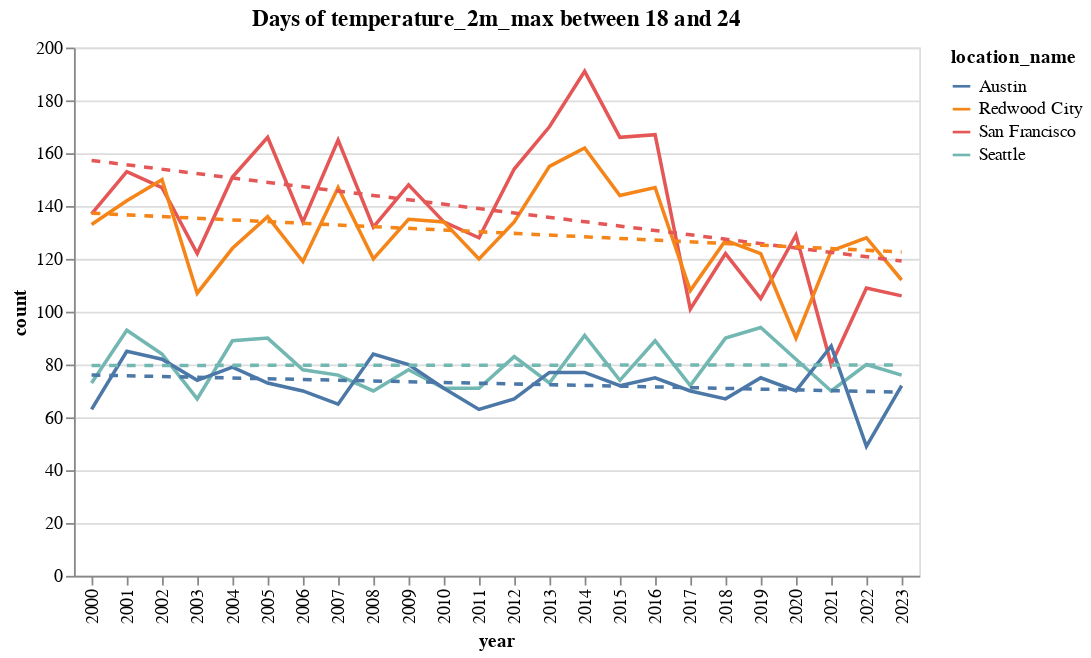
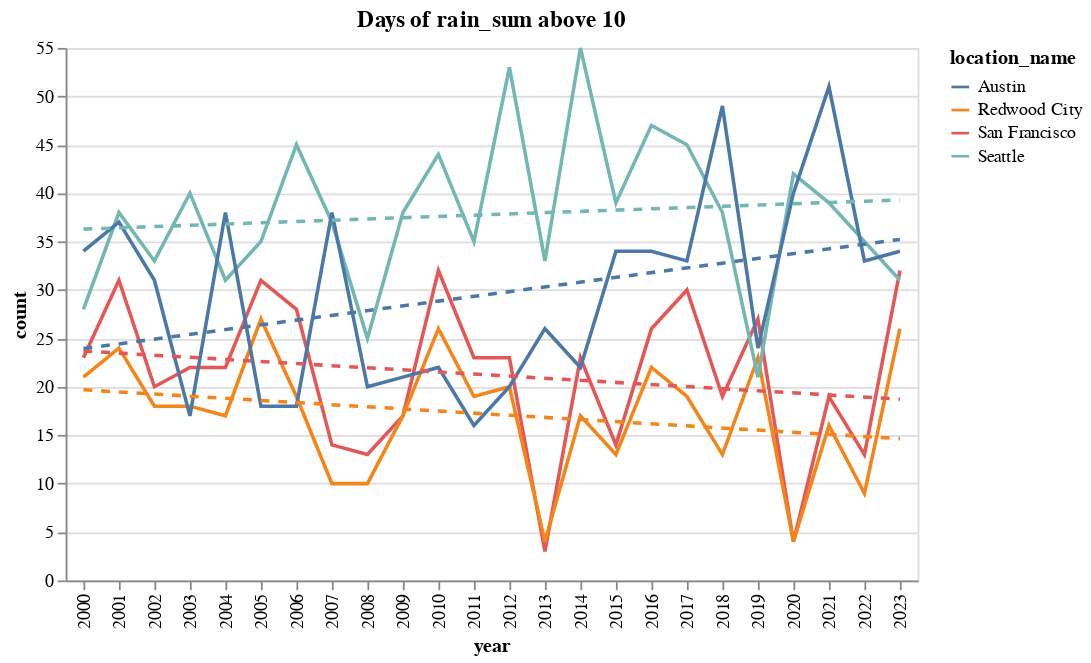

Notebook cell for these charts, in order:
### Markdown cell above
This time the result is far more detailed, and includes time series charts!

### Code cell
display_claude_response(response)

### Figure 1 — Vega-Lite specification as saved in the notebook (floating-point values rounded to 4 significant figures)
{"config": {"view": {"continuousWidth": 300, "continuousHeight": 300}}, "layer": [{"mark": {"type": "line"}, "encoding": {"color": {"field": "location_name", "type": "nominal"}, "x": {"field": "year", "type": "ordinal"}, "y": {"field": "count", "type": "quantitative"}}}, {"mark": {"type": "line", "strokeDash": [5, 5]}, "encoding": {"color": {"field": "location_name", "type": "nominal"}, "x": {"field": "year", "type": "ordinal"}, "y": {"field": "count", "type": "quantitative"}}, "transform": [{"on": "year", "regression": "count", "groupby": ["location_name"]}]}], "data": {"name": "data-95837408ace9b8cdd5fb7ecdace10dfc"}, "datasets": {"data-95837408ace9b8cdd5fb7ecdace10dfc": [{"year": 2000, "count": 137, "location_name": "San Francisco"}, {"year": 2001, "count": 153, "location_name": "San Francisco"}, {"year": 2002, "count": 147, "location_name": "San Francisco"}, {"year": 2003, "count": 122, "location_name": "San Francisco"}, {"year": 2004, "count": 151, "location_name": "San Francisco"}, {"year": 2005, "count": 166, "location_name": "San Francisco"}, {"year": 2006, "count": 134, "location_name": "San Francisco"}, {"year": 2007, "count": 165, "location_name": "San Francisco"}, {"year": 2008, "count": 132, "location_name": "San Francisco"}, {"year": 2009, "count": 148, "location_name": "San Francisco"}, {"year": 2010, "count": 134, "location_name": "San Francisco"}, {"year": 2011, "count": 128, "location_name": "San Francisco"}, {"year": 2012, "count": 154, "location_name": "San Francisco"}, {"year": 2013, "count": 170, "location_name": "San Francisco"}, {"year": 2014, "count": 191, "location_name": "San Francisco"}, {"year": 2015, "count": 166, "location_name": "San Francisco"}, {"year": 2016, "count": 167, "location_name": "San Francisco"}, {"year": 2017, "count": 101, "location_name": "San Francisco"}, {"year": 2018, "count": 122, "location_name": "San Francisco"}, {"year": 2019, "count": 105, "location_name": "San Francisco"}, {"year": 2020, "count": 129, "location_name": "San Francisco"}, {"year": 2021, "count": 80, "location_name": "San Francisco"}, {"year": 2022, "count": 109, "location_name": "San Francisco"}, {"year": 2023, "count": 106, "location_name": "San Francisco"}, {"year": 2000, "count": 133, "location_name": "Redwood City"}, {"year": 2001, "count": 142, "location_name": "Redwood City"}, {"year": 2002, "count": 150, "location_name": "Redwood City"}, {"year": 2003, "count": 107, "location_name": "Redwood City"}, {"year": 2004, "count": 124, "location_name": "Redwood City"}, {"year": 2005, "count": 136, "location_name": "Redwood City"}, {"year": 2006, "count": 119, "location_name": "Redwood City"}, {"year": 2007, "count": 147, "location_name": "Redwood City"}, {"year": 2008, "count": 120, "location_name": "Redwood City"}, {"year": 2009, "count": 135, "location_name": "Redwood City"}, {"year": 2010, "count": 134, "location_name": "Redwood City"}, {"year": 2011, "count": 120, "location_name": "Redwood City"}, {"year": 2012, "count": 134, "location_name": "Redwood City"}, {"year": 2013, "count": 155, "location_name": "Redwood City"}, {"year": 2014, "count": 162, "location_name": "Redwood City"}, {"year": 2015, "count": 144, "location_name": "Redwood City"}, {"year": 2016, "count": 147, "location_name": "Redwood City"}, {"year": 2017, "count": 108, "location_name": "Redwood City"}, {"year": 2018, "count": 127, "location_name": "Redwood City"}, {"year": 2019, "count": 122, "location_name": "Redwood City"}, {"year": 2020, "count": 90, "location_name": "Redwood City"}, {"year": 2021, "count": 123, "location_name": "Redwood City"}, {"year": 2022, "count": 128, "location_name": "Redwood City"}, {"year": 2023, "count": 112, "location_name": "Redwood City"}, {"year": 2000, "count": 73, "location_name": "Seattle"}, {"year": 2001, "count": 93, "location_name": "Seattle"}, {"year": 2002, "count": 84, "location_name": "Seattle"}, {"year": 2003, "count": 67, "location_name": "Seattle"}, {"year": 2004, "count": 89, "location_name": "Seattle"}, {"year": 2005, "count": 90, "location_name": "Seattle"}, {"year": 2006, "count": 78, "location_name": "Seattle"}, {"year": 2007, "count": 76, "location_name": "Seattle"}, {"year": 2008, "count": 70, "location_name": "Seattle"}, {"year": 2009, "count": 78, "location_name": "Seattle"}, {"year": 2010, "count": 71, "location_name": "Seattle"}, {"year": 2011, "count": 71, "location_name": "Seattle"}, {"year": 2012, "count": 83, "location_name": "Seattle"}, {"year": 2013, "count": 73, "location_name": "Seattle"}, {"year": 2014, "count": 91, "location_name": "Seattle"}, {"year": 2015, "count": 74, "location_name": "Seattle"}, {"year": 2016, "count": 89, "location_name": "Seattle"}, {"year": 2017, "count": 72, "location_name": "Seattle"}, {"year": 2018, "count": 90, "location_name": "Seattle"}, {"year": 2019, "count": 94, "location_name": "Seattle"}, {"year": 2020, "count": 82, "location_name": "Seattle"}, {"year": 2021, "count": 70, "location_name": "Seattle"}, {"year": 2022, "count": 80, "location_name": "Seattle"}, {"year": 2023, "count": 76, "location_name": "Seattle"}, {"year": 2000, "count": 63, "location_name": "Austin"}, {"year": 2001, "count": 85, "location_name": "Austin"}, {"year": 2002, "count": 82, "location_name": "Austin"}, {"year": 2003, "count": 74, "location_name": "Austin"}, {"year": 2004, "count": 79, "location_name": "Austin"}, {"year": 2005, "count": 73, "location_name": "Austin"}, {"year": 2006, "count": 70, "location_name": "Austin"}, {"year": 2007, "count": 65, "location_name": "Austin"}, {"year": 2008, "count": 84, "location_name": "Austin"}, {"year": 2009, "count": 80, "location_name": "Austin"}, {"year": 2010, "count": 71, "location_name": "Austin"}, {"year": 2011, "count": 63, "location_name": "Austin"}, {"year": 2012, "count": 67, "location_name": "Austin"}, {"year": 2013, "count": 77, "location_name": "Austin"}, {"year": 2014, "count": 77, "location_name": "Austin"}, {"year": 2015, "count": 72, "location_name": "Austin"}, {"year": 2016, "count": 75, "location_name": "Austin"}, {"year": 2017, "count": 70, "location_name": "Austin"}, {"year": 2018, "count": 67, "location_name": "Austin"}, {"year": 2019, "count": 75, "location_name": "Austin"}, {"year": 2020, "count": 70, "location_name": "Austin"}, {"year": 2021, "count": 87, "location_name": "Austin"}, {"year": 2022, "count": 49, "location_name": "Austin"}, {"year": 2023, "count": 72, "location_name": "Austin"}]}, "title": "Days of temperature_2m_max between 18 and 24", "$schema": "https://vega.github.io/schema/vega-lite/v5.20.1.json"}

### Figure 2 — Vega-Lite specification as saved in the notebook (floating-point values rounded to 4 significant figures)
{"config": {"view": {"continuousWidth": 300, "continuousHeight": 300}}, "layer": [{"mark": {"type": "line"}, "encoding": {"color": {"field": "location_name", "type": "nominal"}, "x": {"field": "year", "type": "ordinal"}, "y": {"field": "count", "type": "quantitative"}}}, {"mark": {"type": "line", "strokeDash": [5, 5]}, "encoding": {"color": {"field": "location_name", "type": "nominal"}, "x": {"field": "year", "type": "ordinal"}, "y": {"field": "count", "type": "quantitative"}}, "transform": [{"on": "year", "regression": "count", "groupby": ["location_name"]}]}], "data": {"name": "data-19577122cd0d4bbe3f03f9f7724f55aa"}, "datasets": {"data-19577122cd0d4bbe3f03f9f7724f55aa": [{"year": 2000, "count": 23, "location_name": "San Francisco"}, {"year": 2001, "count": 31, "location_name": "San Francisco"}, {"year": 2002, "count": 20, "location_name": "San Francisco"}, {"year": 2003, "count": 22, "location_name": "San Francisco"}, {"year": 2004, "count": 22, "location_name": "San Francisco"}, {"year": 2005, "count": 31, "location_name": "San Francisco"}, {"year": 2006, "count": 28, "location_name": "San Francisco"}, {"year": 2007, "count": 14, "location_name": "San Francisco"}, {"year": 2008, "count": 13, "location_name": "San Francisco"}, {"year": 2009, "count": 17, "location_name": "San Francisco"}, {"year": 2010, "count": 32, "location_name": "San Francisco"}, {"year": 2011, "count": 23, "location_name": "San Francisco"}, {"year": 2012, "count": 23, "location_name": "San Francisco"}, {"year": 2013, "count": 3, "location_name": "San Francisco"}, {"year": 2014, "count": 23, "location_name": "San Francisco"}, {"year": 2015, "count": 14, "location_name": "San Francisco"}, {"year": 2016, "count": 26, "location_name": "San Francisco"}, {"year": 2017, "count": 30, "location_name": "San Francisco"}, {"year": 2018, "count": 19, "location_name": "San Francisco"}, {"year": 2019, "count": 27, "location_name": "San Francisco"}, {"year": 2020, "count": 4, "location_name": "San Francisco"}, {"year": 2021, "count": 19, "location_name": "San Francisco"}, {"year": 2022, "count": 13, "location_name": "San Francisco"}, {"year": 2023, "count": 32, "location_name": "San Francisco"}, {"year": 2000, "count": 21, "location_name": "Redwood City"}, {"year": 2001, "count": 24, "location_name": "Redwood City"}, {"year": 2002, "count": 18, "location_name": "Redwood City"}, {"year": 2003, "count": 18, "location_name": "Redwood City"}, {"year": 2004, "count": 17, "location_name": "Redwood City"}, {"year": 2005, "count": 27, "location_name": "Redwood City"}, {"year": 2006, "count": 19, "location_name": "Redwood City"}, {"year": 2007, "count": 10, "location_name": "Redwood City"}, {"year": 2008, "count": 10, "location_name": "Redwood City"}, {"year": 2009, "count": 17, "location_name": "Redwood City"}, {"year": 2010, "count": 26, "location_name": "Redwood City"}, {"year": 2011, "count": 19, "location_name": "Redwood City"}, {"year": 2012, "count": 20, "location_name": "Redwood City"}, {"year": 2013, "count": 4, "location_name": "Redwood City"}, {"year": 2014, "count": 17, "location_name": "Redwood City"}, {"year": 2015, "count": 13, "location_name": "Redwood City"}, {"year": 2016, "count": 22, "location_name": "Redwood City"}, {"year": 2017, "count": 19, "location_name": "Redwood City"}, {"year": 2018, "count": 13, "location_name": "Redwood City"}, {"year": 2019, "count": 23, "location_name": "Redwood City"}, {"year": 2020, "count": 4, "location_name": "Redwood City"}, {"year": 2021, "count": 16, "location_name": "Redwood City"}, {"year": 2022, "count": 9, "location_name": "Redwood City"}, {"year": 2023, "count": 26, "location_name": "Redwood City"}, {"year": 2000, "count": 28, "location_name": "Seattle"}, {"year": 2001, "count": 38, "location_name": "Seattle"}, {"year": 2002, "count": 33, "location_name": "Seattle"}, {"year": 2003, "count": 40, "location_name": "Seattle"}, {"year": 2004, "count": 31, "location_name": "Seattle"}, {"year": 2005, "count": 35, "location_name": "Seattle"}, {"year": 2006, "count": 45, "location_name": "Seattle"}, {"year": 2007, "count": 37, "location_name": "Seattle"}, {"year": 2008, "count": 25, "location_name": "Seattle"}, {"year": 2009, "count": 38, "location_name": "Seattle"}, {"year": 2010, "count": 44, "location_name": "Seattle"}, {"year": 2011, "count": 35, "location_name": "Seattle"}, {"year": 2012, "count": 53, "location_name": "Seattle"}, {"year": 2013, "count": 33, "location_name": "Seattle"}, {"year": 2014, "count": 55, "location_name": "Seattle"}, {"year": 2015, "count": 39, "location_name": "Seattle"}, {"year": 2016, "count": 47, "location_name": "Seattle"}, {"year": 2017, "count": 45, "location_name": "Seattle"}, {"year": 2018, "count": 38, "location_name": "Seattle"}, {"year": 2019, "count": 21, "location_name": "Seattle"}, {"year": 2020, "count": 42, "location_name": "Seattle"}, {"year": 2021, "count": 39, "location_name": "Seattle"}, {"year": 2022, "count": 35, "location_name": "Seattle"}, {"year": 2023, "count": 31, "location_name": "Seattle"}, {"year": 2000, "count": 34, "location_name": "Austin"}, {"year": 2001, "count": 37, "location_name": "Austin"}, {"year": 2002, "count": 31, "location_name": "Austin"}, {"year": 2003, "count": 17, "location_name": "Austin"}, {"year": 2004, "count": 38, "location_name": "Austin"}, {"year": 2005, "count": 18, "location_name": "Austin"}, {"year": 2006, "count": 18, "location_name": "Austin"}, {"year": 2007, "count": 38, "location_name": "Austin"}, {"year": 2008, "count": 20, "location_name": "Austin"}, {"year": 2009, "count": 21, "location_name": "Austin"}, {"year": 2010, "count": 22, "location_name": "Austin"}, {"year": 2011, "count": 16, "location_name": "Austin"}, {"year": 2012, "count": 20, "location_name": "Austin"}, {"year": 2013, "count": 26, "location_name": "Austin"}, {"year": 2014, "count": 22, "location_name": "Austin"}, {"year": 2015, "count": 34, "location_name": "Austin"}, {"year": 2016, "count": 34, "location_name": "Austin"}, {"year": 2017, "count": 33, "location_name": "Austin"}, {"year": 2018, "count": 49, "location_name": "Austin"}, {"year": 2019, "count": 24, "location_name": "Austin"}, {"year": 2020, "count": 40, "location_name": "Austin"}, {"year": 2021, "count": 51, "location_name": "Austin"}, {"year": 2022, "count": 33, "location_name": "Austin"}, {"year": 2023, "count": 34, "location_name": "Austin"}]}, "title": "Days of rain_sum above 10", "$schema": "https://vega.github.io/schema/vega-lite/v5.20.1.json"}
